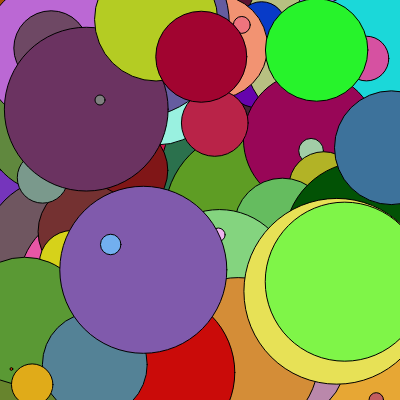
Frame 1 (no input)
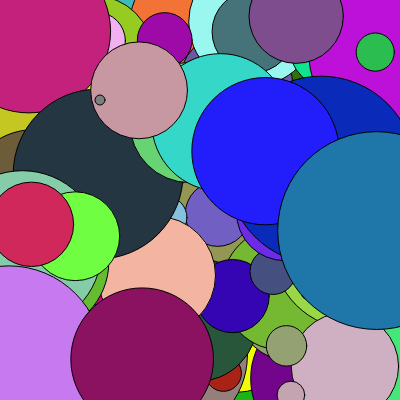
Frame 60 (no input)
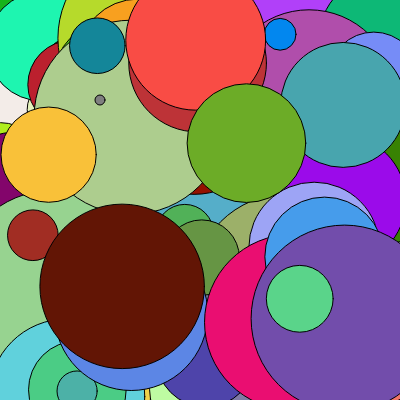
Frame 120 (the mouse pressed at the canvas centre since frame 60)

The p5.js sketch that drew these frames (run headless with seeded random() and noise() and a simulated clock; from frame 60 on, the mouse is pressed at the canvas centre):

// p5.js sketch
// ── sketch.js
function setup() {
  // put setup code here
  createCanvas(400,400);
  hello();
  goodbye("kendall");

}

function draw() {
  // put drawing code here
  background(255);
  //frameRate(10);
  //once per frame
  circleColor(random(width),random(height),random(255),random(255),random(255),random(0,200));

  //500x per frame
  for (var i = 0; i < 500; i++) {
    circleColor(random(width),random(height),random(255),random(255),random(255), random(0,200));
  }

  fill('black');
  

  circleHitZone(100,100);


}

function hello() {
  console.log("hello");
}

function goodbye(name) {
  console.log("goodbye " + name);
}

function circleColor(xPos, yPos, r, g, b, cSize) {
  fill(r,g,b);
  ellipse(xPos,yPos,cSize,cSize);
}

function circleHitZone(distX, distY) {
  var curDist = dist(mouseX,mouseY,distX,distY);
  console.log("curDist " + curDist);
  fill(127);
  ellipse(distX,distY,10,10);

  return curDist;
}
